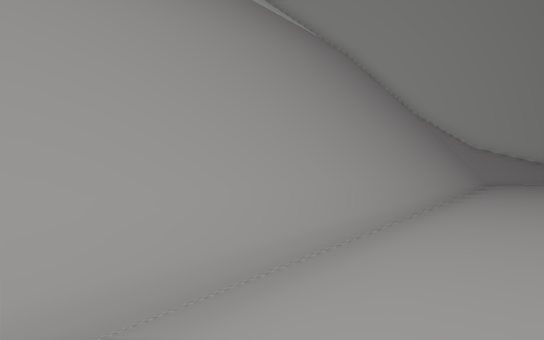
view 1 (above)

22 first-person views from a walk through a scene from a Unity 3-D project. The camera is 1.2 m above the floor, looks level and sees 80° across. The floor is counted in squares, 2 m on a side. Each view is taken from the middle of a square. On the plan, view 1 faces up. The plan holds only what a view shows up to about 10 squares ahead; the rest is blank. The place goes on beyond the plan.

view 2
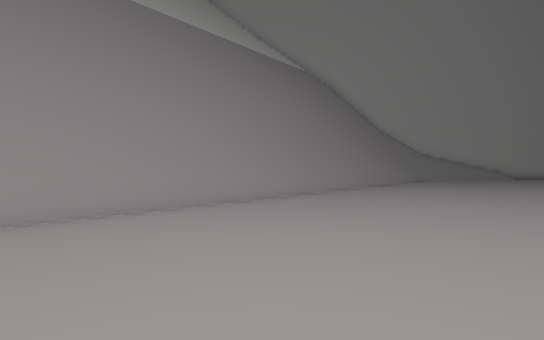

view 3
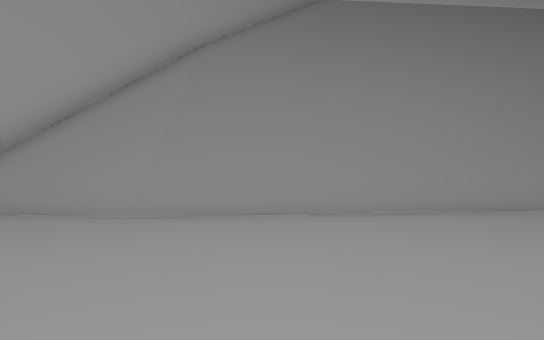

view 4
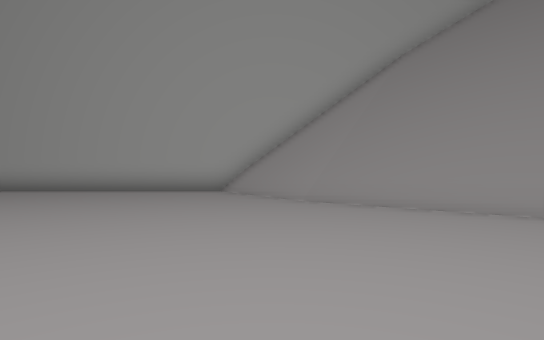

view 5
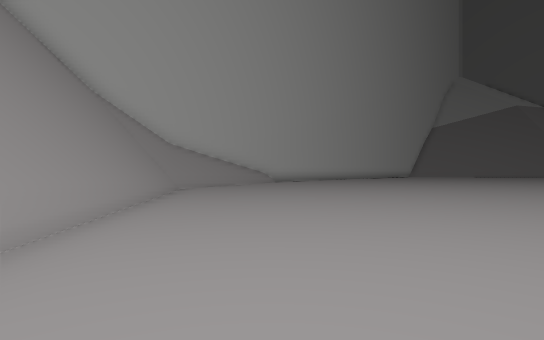

view 6
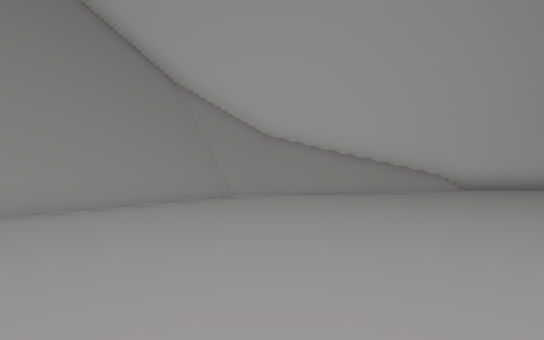

view 7
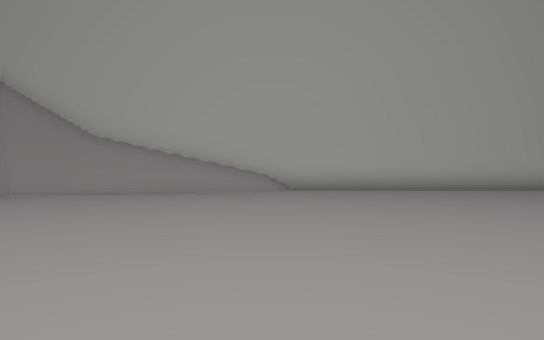

view 8
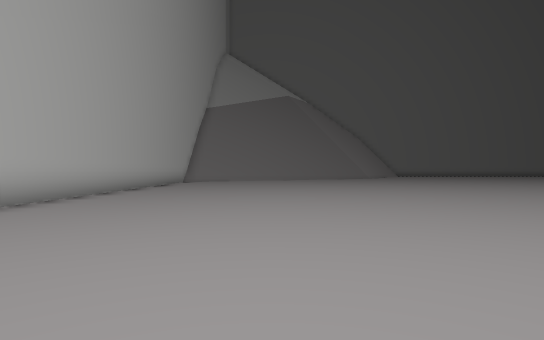

view 9
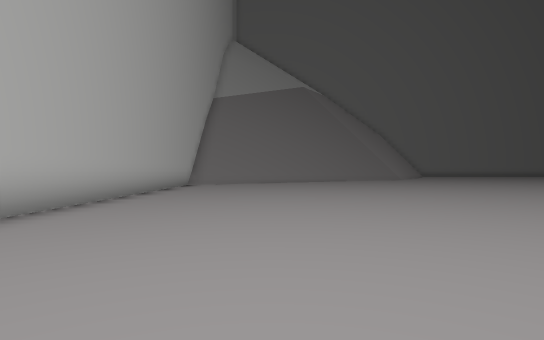

view 10
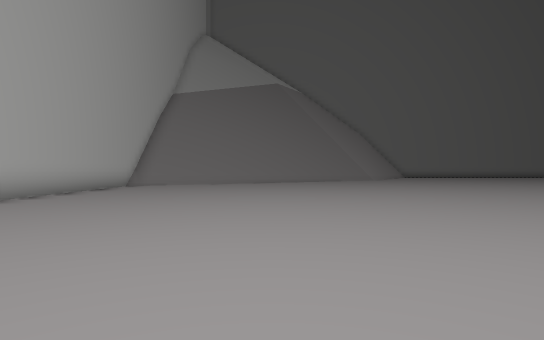

view 11
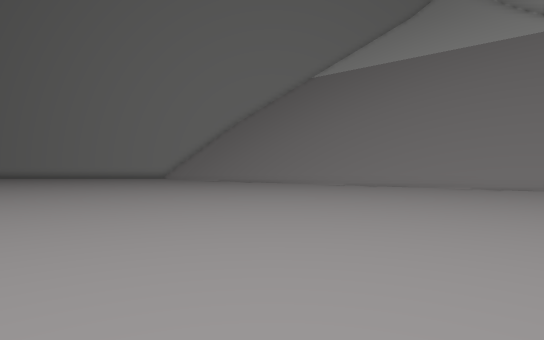

view 12
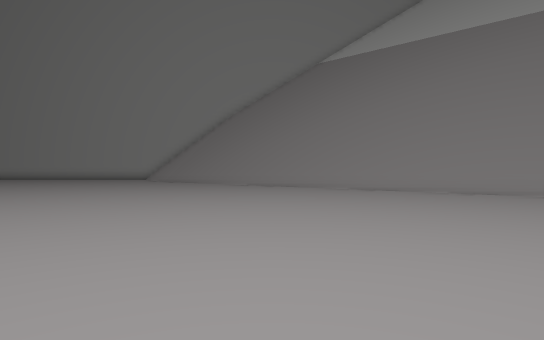

view 13
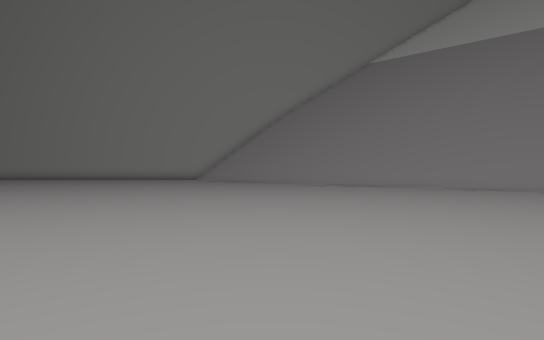

view 14
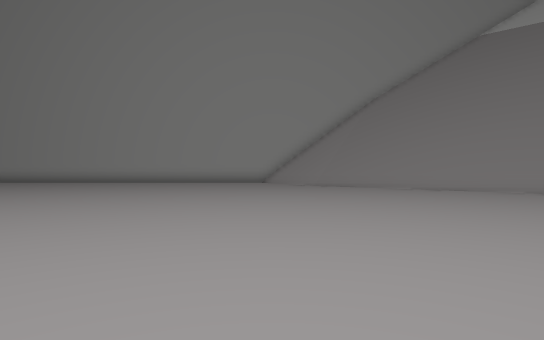

view 15
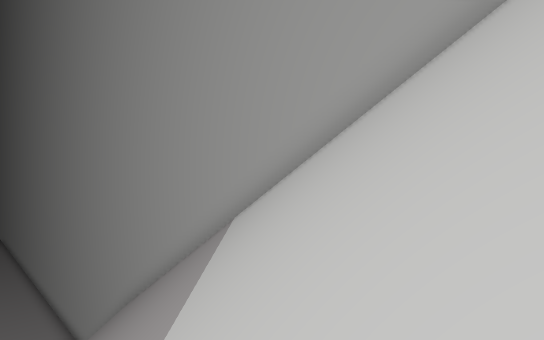

view 16
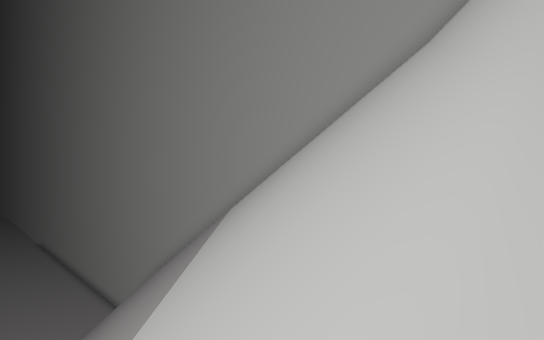

view 17
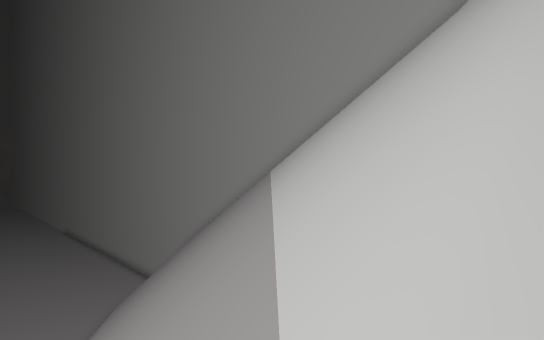

view 18
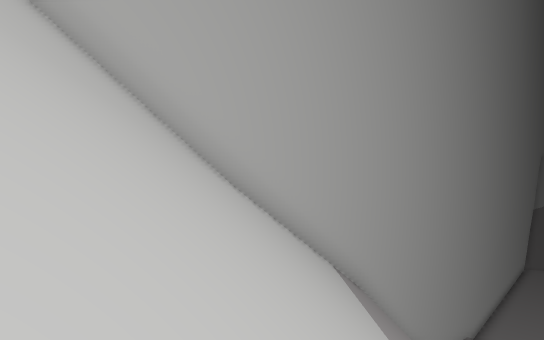

view 19
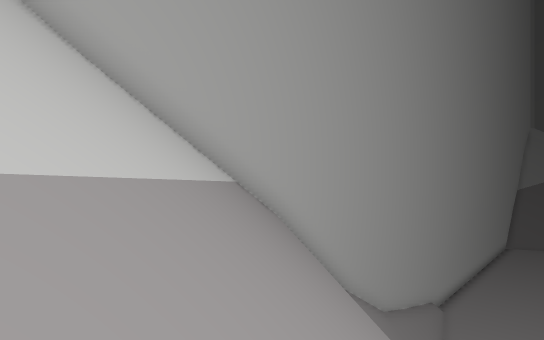

view 20
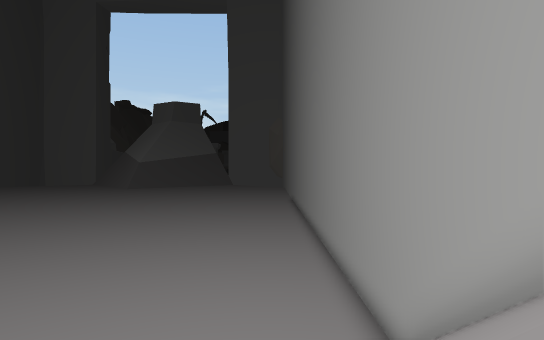

view 21
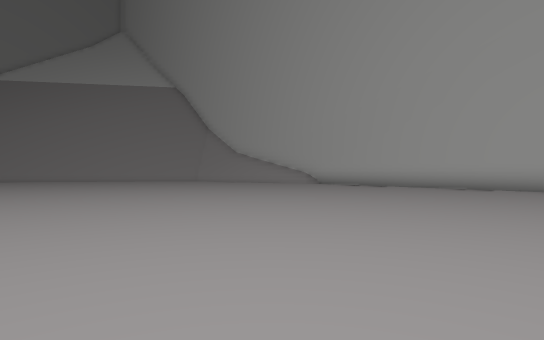

view 22
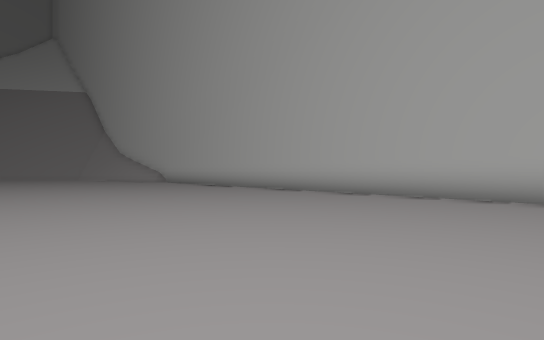

### Floor plan
Key: @ floor where view 1 was taken; # wall or solid block; . floor; / step, stairs or slope; = window, fence, low wall or low ledge; v drop or lower ground.
Columns run from 8 left of view 1 to 29 right of it. Each row starts with its distance up from view 1.
 15       #######   ######################
 14     ###/////vv###//////...............
 13  ####//////vvv ##///..................
 12 ##/////////vv  #/.....................
 11 #/////////v v ##......................
 10 #/////////vv ##.......................
  9 #/////////vv##........................
  8 #////////vv##.........................
  7 #////////v ##.........................
  6 #///////vv##..........................
  5 #///////v##...........................
  4 #//////v##............................
  3 #//////v#..............   ............
  2 #//////##...............           ...
  1 #/////##...............
  0 #/////#.@.............
 -1 #////=/..............
 -2 #/////..............
 -3 #///#..............
 -4 #///..............
 -5 ##...............
 -6 #...............
 -7 #..............
 -8 #.............
 -9 #............
-10 #...........

Where each view was taken, in squares from view 1:
view 1: 0 up, 0 right, facing up
view 2: 5 down, 0 right, facing up
view 3: 5 down, 0 right, facing up-left
view 4: 4 down, 2 right, facing left
view 5: 3 up, 3 right, facing up-right
view 6: 5 up, 9 right, facing up
view 7: 5 up, 14 right, facing up
view 8: 10 up, 15 right, facing right
view 9: 11 up, 18 right, facing right
view 10: 9 up, 19 right, facing right
view 11: 2 up, 15 right, facing left
view 12: 2 up, 12 right, facing left
view 13: 1 down, 12 right, facing left
view 14: 5 down, 8 right, facing left
view 15: 10 up, 3 left, facing down-left
view 16: 14 up, 0 right, facing down-left
view 17: 14 up, 2 right, facing down-left
view 18: 10 up, 4 left, facing up-right
view 19: 9 up, 2 left, facing up-right
view 20: 0 up, 5 left, facing down
view 21: 3 up, 23 right, facing up-left
view 22: 7 up, 29 right, facing up-left
